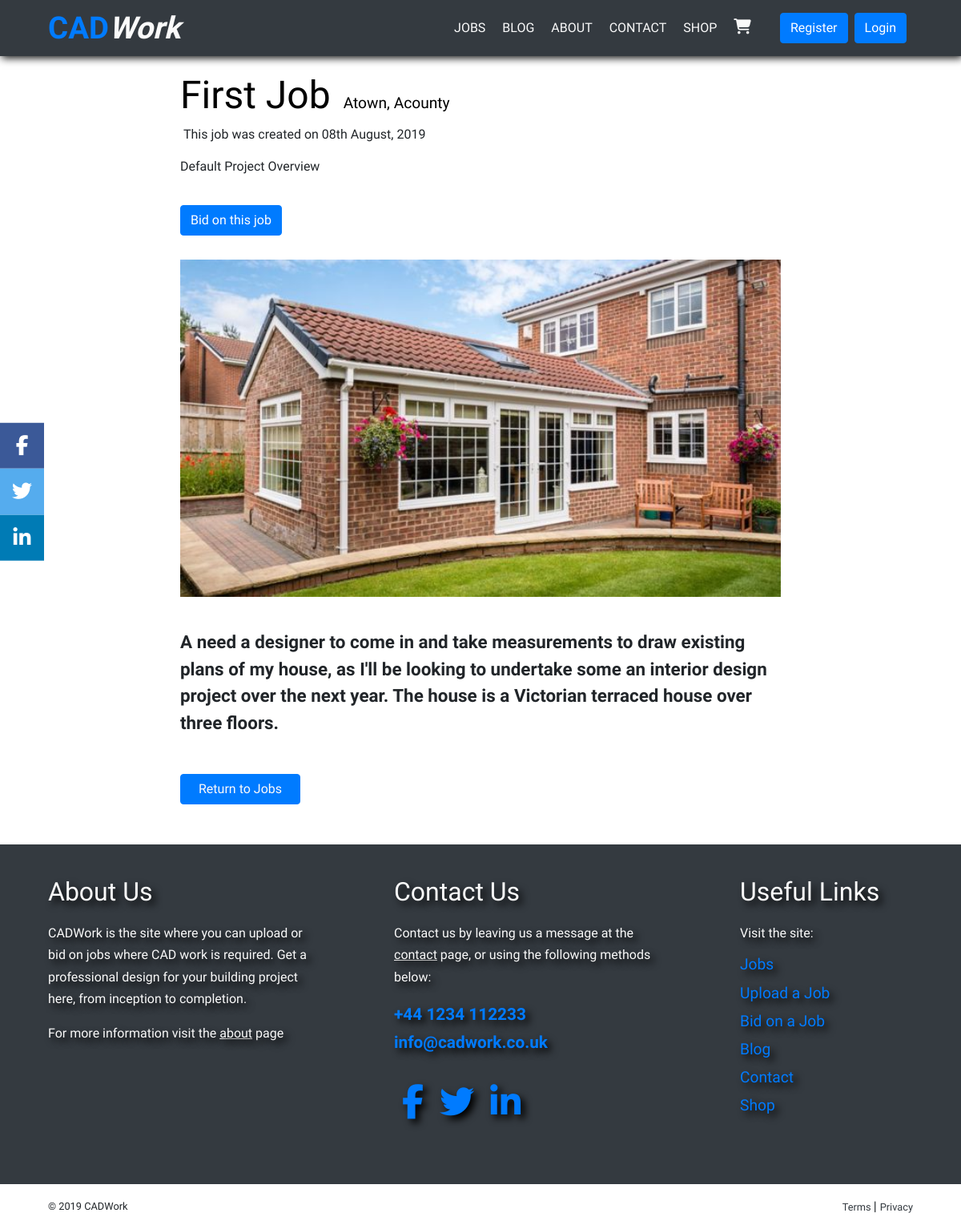
/jobs/job/2/, run on an earlier commit of the app's database.
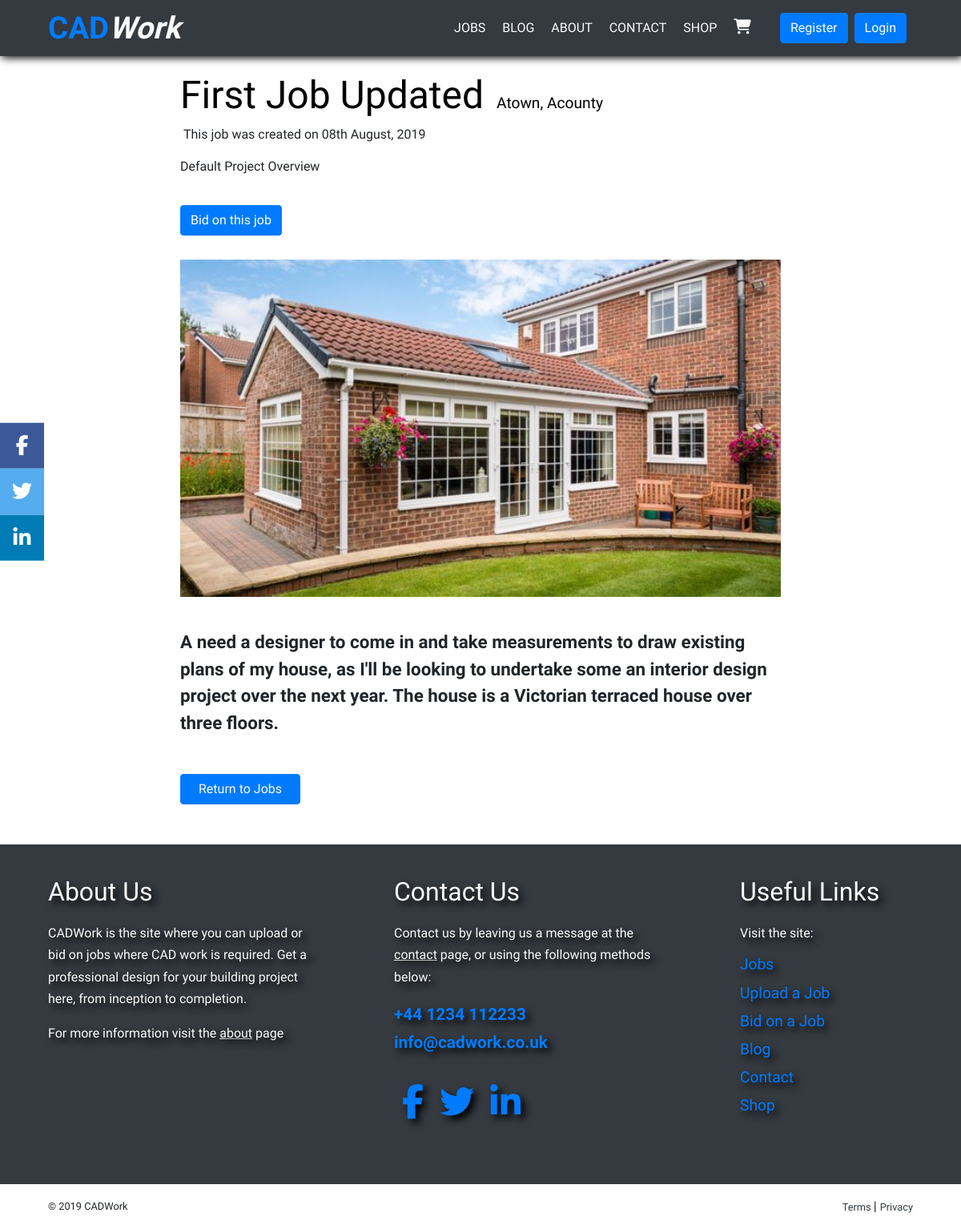
And on a later commit of the database.
### jobs/models.py (models this page shows, shortened)
class Job(models.Model):
	job_name = models.CharField(max_length=100, default='Default Project Name')
	job_overview = models.CharField(max_length=250, default='Default Project Overview')
	job_description = models.TextField()
	job_location_town = models.CharField(max_length=30)
	job_location_county = models.CharField(max_length=25)
	job_image = models.ImageField(default='job-default.jpg', upload_to='job_images')
	date_posted = models.DateTimeField(default=timezone.now)
	author = models.ForeignKey(User, on_delete=models.CASCADE)

### jobs/views.py (the view)
# urls.py: path('job/<int:pk>/', JobDetailView.as_view(), name='job-detail'),
class JobDetailView(DetailView):
	model = Job

### jobs/templates/jobs/job_detail.html (shortened to what this page needs)
{% extends 'base.html' %}
{% block content %}
<div class="blog-detail-container">
  	<article class="blog-article-content">
	  	<h2 class="job-page-title">{{ object.job_name }}<span class="ml-3 job-location">{{ object.job_location_town }}, {{ object.job_location_county }}</span></h2>
        <p class="ml-1">This job was created on {{ object.date_posted|date:"dS F, Y" }}</p>
        <p class="job-overview-paragraph">{{ object.job_overview }}</p>
        <div class="article-metadata">
			{% if object.author == user %}
				<div class="mt-3 mb-3">
					<a class="btn btn-primary btn-sm mt-1 mb-1" href="{% url 'job-update' object.id %}">Update</a>
					<a class="btn btn-danger btn-sm mt-1 mb-1" href="{% url 'job-delete' object.id %}">Delete</a>
				</div>
			{% else %}
				<div class="mt-3 mb-3">
					<a class="btn btn-primary btn-md mt-1 mb-1" href="#">Bid on this job</a>
				</div>
			{% endif %}
      	</div>
	  	<img class="blog-image" src="{{ job.job_image.url }}">
    	<div class="main-blog-content">
			<p class="article-intro">{{ object.job_description }}</p>
    	</div>
		<a class="btn btn-primary blog-link" href="{% url 'jobs-home' %}">Return to Jobs</a>
  	</article>
</div>
{% endblock content %}

What changed in the data, as far as the page shows it:
changed Job "Atown": job_name "First Job" → "First Job Updated"
